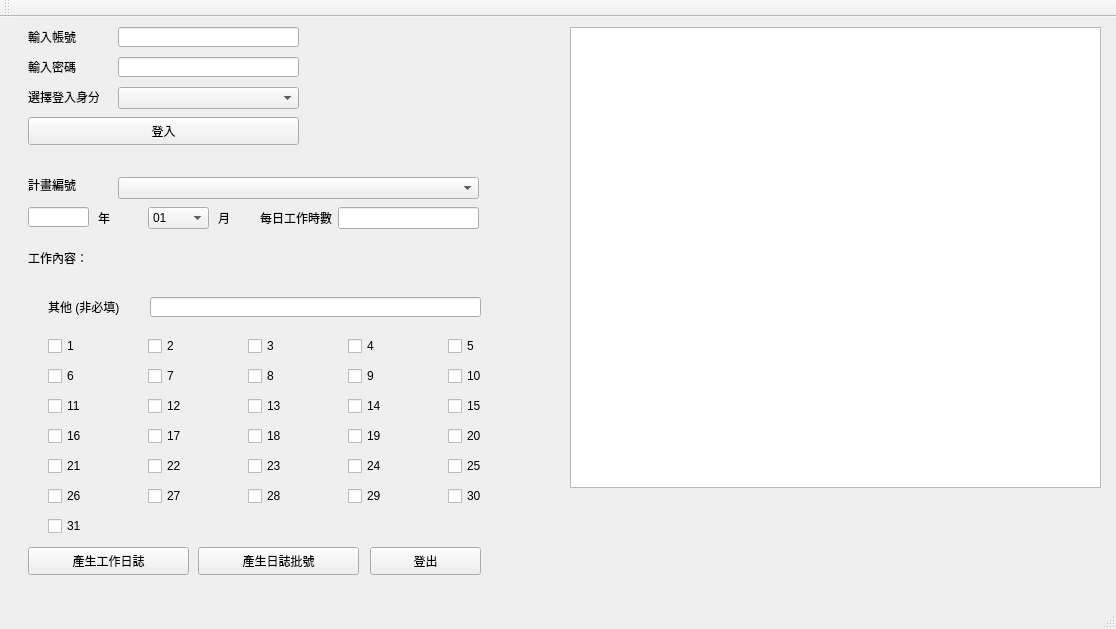
<?xml version="1.0" encoding="UTF-8"?>
<ui version="4.0">
 <class>MainWindow</class>
 <widget class="QMainWindow" name="MainWindow">
  <property name="geometry">
   <rect>
    <x>0</x>
    <y>0</y>
    <width>1116</width>
    <height>629</height>
   </rect>
  </property>
  <property name="windowTitle">
   <string>CCU Salary     by toothpick</string>
  </property>
  <widget class="QWidget" name="centralWidget">
   <widget class="QTextBrowser" name="textBrowser">
    <property name="geometry">
     <rect>
      <x>570</x>
      <y>10</y>
      <width>531</width>
      <height>461</height>
     </rect>
    </property>
   </widget>
   <widget class="QLineEdit" name="account">
    <property name="geometry">
     <rect>
      <x>118</x>
      <y>10</y>
      <width>181</width>
      <height>20</height>
     </rect>
    </property>
    <property name="locale">
     <locale language="English" country="UnitedStates"/>
    </property>
   </widget>
   <widget class="QLineEdit" name="password">
    <property name="geometry">
     <rect>
      <x>118</x>
      <y>40</y>
      <width>181</width>
      <height>20</height>
     </rect>
    </property>
    <property name="locale">
     <locale language="English" country="UnitedStates"/>
    </property>
    <property name="echoMode">
     <enum>QLineEdit::Password</enum>
    </property>
   </widget>
   <widget class="QComboBox" name="identity">
    <property name="geometry">
     <rect>
      <x>118</x>
      <y>70</y>
      <width>181</width>
      <height>22</height>
     </rect>
    </property>
   </widget>
   <widget class="QLabel" name="label">
    <property name="geometry">
     <rect>
      <x>28</x>
      <y>10</y>
      <width>81</width>
      <height>20</height>
     </rect>
    </property>
    <property name="text">
     <string>輸入帳號</string>
    </property>
   </widget>
   <widget class="QLabel" name="label_2">
    <property name="geometry">
     <rect>
      <x>28</x>
      <y>40</y>
      <width>71</width>
      <height>20</height>
     </rect>
    </property>
    <property name="text">
     <string>輸入密碼</string>
    </property>
   </widget>
   <widget class="QLabel" name="label_3">
    <property name="geometry">
     <rect>
      <x>28</x>
      <y>70</y>
      <width>71</width>
      <height>20</height>
     </rect>
    </property>
    <property name="text">
     <string>選擇登入身分</string>
    </property>
   </widget>
   <widget class="QLabel" name="lable_4">
    <property name="geometry">
     <rect>
      <x>28</x>
      <y>160</y>
      <width>81</width>
      <height>16</height>
     </rect>
    </property>
    <property name="text">
     <string>計畫編號</string>
    </property>
   </widget>
   <widget class="QLabel" name="label_4">
    <property name="enabled">
     <bool>true</bool>
    </property>
    <property name="geometry">
     <rect>
      <x>98</x>
      <y>190</y>
      <width>31</width>
      <height>21</height>
     </rect>
    </property>
    <property name="text">
     <string>年</string>
    </property>
   </widget>
   <widget class="QLineEdit" name="year">
    <property name="geometry">
     <rect>
      <x>28</x>
      <y>190</y>
      <width>61</width>
      <height>20</height>
     </rect>
    </property>
   </widget>
   <widget class="QLabel" name="label_5">
    <property name="geometry">
     <rect>
      <x>218</x>
      <y>190</y>
      <width>31</width>
      <height>21</height>
     </rect>
    </property>
    <property name="text">
     <string>月</string>
    </property>
   </widget>
   <widget class="QCheckBox" name="checkBox">
    <property name="geometry">
     <rect>
      <x>48</x>
      <y>320</y>
      <width>75</width>
      <height>18</height>
     </rect>
    </property>
    <property name="text">
     <string>1</string>
    </property>
   </widget>
   <widget class="QCheckBox" name="checkBox_2">
    <property name="geometry">
     <rect>
      <x>148</x>
      <y>320</y>
      <width>75</width>
      <height>18</height>
     </rect>
    </property>
    <property name="text">
     <string>2</string>
    </property>
   </widget>
   <widget class="QCheckBox" name="checkBox_3">
    <property name="geometry">
     <rect>
      <x>248</x>
      <y>320</y>
      <width>75</width>
      <height>18</height>
     </rect>
    </property>
    <property name="text">
     <string>3</string>
    </property>
   </widget>
   <widget class="QCheckBox" name="checkBox_4">
    <property name="geometry">
     <rect>
      <x>348</x>
      <y>320</y>
      <width>75</width>
      <height>18</height>
     </rect>
    </property>
    <property name="text">
     <string>4</string>
    </property>
   </widget>
   <widget class="QCheckBox" name="checkBox_5">
    <property name="geometry">
     <rect>
      <x>448</x>
      <y>320</y>
      <width>75</width>
      <height>18</height>
     </rect>
    </property>
    <property name="text">
     <string>5</string>
    </property>
   </widget>
   <widget class="QCheckBox" name="checkBox_6">
    <property name="geometry">
     <rect>
      <x>48</x>
      <y>350</y>
      <width>75</width>
      <height>18</height>
     </rect>
    </property>
    <property name="text">
     <string>6</string>
    </property>
   </widget>
   <widget class="QCheckBox" name="checkBox_7">
    <property name="geometry">
     <rect>
      <x>148</x>
      <y>350</y>
      <width>75</width>
      <height>18</height>
     </rect>
    </property>
    <property name="text">
     <string>7</string>
    </property>
   </widget>
   <widget class="QCheckBox" name="checkBox_8">
    <property name="geometry">
     <rect>
      <x>248</x>
      <y>350</y>
      <width>75</width>
      <height>18</height>
     </rect>
    </property>
    <property name="text">
     <string>8</string>
    </property>
   </widget>
   <widget class="QCheckBox" name="checkBox_9">
    <property name="geometry">
     <rect>
      <x>348</x>
      <y>350</y>
      <width>75</width>
      <height>18</height>
     </rect>
    </property>
    <property name="text">
     <string>9</string>
    </property>
   </widget>
   <widget class="QCheckBox" name="checkBox_10">
    <property name="geometry">
     <rect>
      <x>448</x>
      <y>350</y>
      <width>75</width>
      <height>18</height>
     </rect>
    </property>
    <property name="text">
     <string>10</string>
    </property>
   </widget>
   <widget class="QCheckBox" name="checkBox_11">
    <property name="geometry">
     <rect>
      <x>48</x>
      <y>380</y>
      <width>75</width>
      <height>18</height>
     </rect>
    </property>
    <property name="text">
     <string>11</string>
    </property>
   </widget>
   <widget class="QCheckBox" name="checkBox_12">
    <property name="geometry">
     <rect>
      <x>148</x>
      <y>380</y>
      <width>75</width>
      <height>18</height>
     </rect>
    </property>
    <property name="text">
     <string>12</string>
    </property>
   </widget>
   <widget class="QCheckBox" name="checkBox_13">
    <property name="geometry">
     <rect>
      <x>248</x>
      <y>380</y>
      <width>75</width>
      <height>18</height>
     </rect>
    </property>
    <property name="text">
     <string>13</string>
    </property>
   </widget>
   <widget class="QCheckBox" name="checkBox_14">
    <property name="geometry">
     <rect>
      <x>348</x>
      <y>380</y>
      <width>75</width>
      <height>18</height>
     </rect>
    </property>
    <property name="text">
     <string>14</string>
    </property>
   </widget>
   <widget class="QCheckBox" name="checkBox_15">
    <property name="geometry">
     <rect>
      <x>448</x>
      <y>380</y>
      <width>75</width>
      <height>18</height>
     </rect>
    </property>
    <property name="text">
     <string>15</string>
    </property>
   </widget>
   <widget class="QCheckBox" name="checkBox_16">
    <property name="geometry">
     <rect>
      <x>48</x>
      <y>410</y>
      <width>75</width>
      <height>18</height>
     </rect>
    </property>
    <property name="text">
     <string>16</string>
    </property>
   </widget>
   <widget class="QCheckBox" name="checkBox_17">
    <property name="geometry">
     <rect>
      <x>148</x>
      <y>410</y>
      <width>75</width>
      <height>18</height>
     </rect>
    </property>
    <property name="text">
     <string>17</string>
    </property>
   </widget>
   <widget class="QCheckBox" name="checkBox_18">
    <property name="geometry">
     <rect>
      <x>248</x>
      <y>410</y>
      <width>75</width>
      <height>18</height>
     </rect>
    </property>
    <property name="text">
     <string>18</string>
    </property>
   </widget>
   <widget class="QCheckBox" name="checkBox_19">
    <property name="geometry">
     <rect>
      <x>348</x>
      <y>410</y>
      <width>75</width>
      <height>18</height>
     </rect>
    </property>
    <property name="text">
     <string>19</string>
    </property>
   </widget>
   <widget class="QCheckBox" name="checkBox_20">
    <property name="geometry">
     <rect>
      <x>448</x>
      <y>410</y>
      <width>75</width>
      <height>18</height>
     </rect>
    </property>
    <property name="text">
     <string>20</string>
    </property>
   </widget>
   <widget class="QCheckBox" name="checkBox_21">
    <property name="geometry">
     <rect>
      <x>48</x>
      <y>440</y>
      <width>75</width>
      <height>18</height>
     </rect>
    </property>
    <property name="text">
     <string>21</string>
    </property>
   </widget>
   <widget class="QCheckBox" name="checkBox_22">
    <property name="geometry">
     <rect>
      <x>148</x>
      <y>440</y>
      <width>75</width>
      <height>18</height>
     </rect>
    </property>
    <property name="text">
     <string>22</string>
    </property>
   </widget>
   <widget class="QCheckBox" name="checkBox_23">
    <property name="geometry">
     <rect>
      <x>248</x>
      <y>440</y>
      <width>75</width>
      <height>18</height>
     </rect>
    </property>
    <property name="text">
     <string>23</string>
    </property>
   </widget>
   <widget class="QCheckBox" name="checkBox_24">
    <property name="geometry">
     <rect>
      <x>348</x>
      <y>440</y>
      <width>75</width>
      <height>18</height>
     </rect>
    </property>
    <property name="text">
     <string>24</string>
    </property>
   </widget>
   <widget class="QCheckBox" name="checkBox_25">
    <property name="geometry">
     <rect>
      <x>448</x>
      <y>440</y>
      <width>75</width>
      <height>18</height>
     </rect>
    </property>
    <property name="text">
     <string>25</string>
    </property>
   </widget>
   <widget class="QCheckBox" name="checkBox_26">
    <property name="geometry">
     <rect>
      <x>48</x>
      <y>470</y>
      <width>75</width>
      <height>18</height>
     </rect>
    </property>
    <property name="text">
     <string>26</string>
    </property>
   </widget>
   <widget class="QCheckBox" name="checkBox_27">
    <property name="geometry">
     <rect>
      <x>148</x>
      <y>470</y>
      <width>75</width>
      <height>18</height>
     </rect>
    </property>
    <property name="text">
     <string>27</string>
    </property>
   </widget>
   <widget class="QCheckBox" name="checkBox_28">
    <property name="geometry">
     <rect>
      <x>248</x>
      <y>470</y>
      <width>75</width>
      <height>18</height>
     </rect>
    </property>
    <property name="text">
     <string>28</string>
    </property>
   </widget>
   <widget class="QCheckBox" name="checkBox_29">
    <property name="geometry">
     <rect>
      <x>348</x>
      <y>470</y>
      <width>75</width>
      <height>18</height>
     </rect>
    </property>
    <property name="text">
     <string>29</string>
    </property>
   </widget>
   <widget class="QCheckBox" name="checkBox_30">
    <property name="geometry">
     <rect>
      <x>448</x>
      <y>470</y>
      <width>75</width>
      <height>18</height>
     </rect>
    </property>
    <property name="text">
     <string>30</string>
    </property>
   </widget>
   <widget class="QCheckBox" name="checkBox_31">
    <property name="geometry">
     <rect>
      <x>48</x>
      <y>500</y>
      <width>75</width>
      <height>18</height>
     </rect>
    </property>
    <property name="text">
     <string>31</string>
    </property>
   </widget>
   <widget class="QLabel" name="label_6">
    <property name="geometry">
     <rect>
      <x>260</x>
      <y>190</y>
      <width>81</width>
      <height>21</height>
     </rect>
    </property>
    <property name="text">
     <string>每日工作時數</string>
    </property>
    <property name="textFormat">
     <enum>Qt::PlainText</enum>
    </property>
   </widget>
   <widget class="QLineEdit" name="workHours">
    <property name="geometry">
     <rect>
      <x>338</x>
      <y>190</y>
      <width>141</width>
      <height>22</height>
     </rect>
    </property>
   </widget>
   <widget class="QLabel" name="label_7">
    <property name="geometry">
     <rect>
      <x>28</x>
      <y>230</y>
      <width>71</width>
      <height>21</height>
     </rect>
    </property>
    <property name="text">
     <string>工作內容：</string>
    </property>
   </widget>
   <widget class="QLineEdit" name="workIn">
    <property name="geometry">
     <rect>
      <x>150</x>
      <y>280</y>
      <width>331</width>
      <height>20</height>
     </rect>
    </property>
   </widget>
   <widget class="QComboBox" name="planNumComboBox">
    <property name="geometry">
     <rect>
      <x>118</x>
      <y>160</y>
      <width>361</width>
      <height>22</height>
     </rect>
    </property>
   </widget>
   <widget class="QComboBox" name="month">
    <property name="geometry">
     <rect>
      <x>148</x>
      <y>190</y>
      <width>61</width>
      <height>22</height>
     </rect>
    </property>
    <item>
     <property name="text">
      <string>01</string>
     </property>
    </item>
    <item>
     <property name="text">
      <string>02</string>
     </property>
    </item>
    <item>
     <property name="text">
      <string>03</string>
     </property>
    </item>
    <item>
     <property name="text">
      <string>04</string>
     </property>
    </item>
    <item>
     <property name="text">
      <string>05</string>
     </property>
    </item>
    <item>
     <property name="text">
      <string>06</string>
     </property>
    </item>
    <item>
     <property name="text">
      <string>07</string>
     </property>
    </item>
    <item>
     <property name="text">
      <string>08</string>
     </property>
    </item>
    <item>
     <property name="text">
      <string>09</string>
     </property>
    </item>
    <item>
     <property name="text">
      <string>10</string>
     </property>
    </item>
    <item>
     <property name="text">
      <string>11</string>
     </property>
    </item>
    <item>
     <property name="text">
      <string>12</string>
     </property>
    </item>
   </widget>
   <widget class="QPushButton" name="loginButton">
    <property name="geometry">
     <rect>
      <x>28</x>
      <y>100</y>
      <width>271</width>
      <height>28</height>
     </rect>
    </property>
    <property name="text">
     <string>登入</string>
    </property>
    <property name="autoDefault">
     <bool>true</bool>
    </property>
   </widget>
   <widget class="QPushButton" name="createLogs">
    <property name="geometry">
     <rect>
      <x>28</x>
      <y>530</y>
      <width>161</width>
      <height>28</height>
     </rect>
    </property>
    <property name="text">
     <string>產生工作日誌</string>
    </property>
    <property name="autoDefault">
     <bool>true</bool>
    </property>
   </widget>
   <widget class="QPushButton" name="createPrintButton">
    <property name="geometry">
     <rect>
      <x>198</x>
      <y>530</y>
      <width>161</width>
      <height>28</height>
     </rect>
    </property>
    <property name="text">
     <string>產生日誌批號</string>
    </property>
    <property name="autoDefault">
     <bool>true</bool>
    </property>
   </widget>
   <widget class="QPushButton" name="logOutButton">
    <property name="geometry">
     <rect>
      <x>370</x>
      <y>530</y>
      <width>111</width>
      <height>28</height>
     </rect>
    </property>
    <property name="text">
     <string>登出</string>
    </property>
    <property name="autoDefault">
     <bool>true</bool>
    </property>
   </widget>
   <widget class="QLabel" name="label_8">
    <property name="geometry">
     <rect>
      <x>48</x>
      <y>280</y>
      <width>71</width>
      <height>20</height>
     </rect>
    </property>
    <property name="text">
     <string>其他 (非必填)</string>
    </property>
   </widget>
  </widget>
  <widget class="QMenuBar" name="menuBar">
   <property name="geometry">
    <rect>
     <x>0</x>
     <y>0</y>
     <width>1116</width>
     <height>17</height>
    </rect>
   </property>
  </widget>
  <widget class="QToolBar" name="mainToolBar">
   <attribute name="toolBarArea">
    <enum>TopToolBarArea</enum>
   </attribute>
   <attribute name="toolBarBreak">
    <bool>false</bool>
   </attribute>
  </widget>
  <widget class="QStatusBar" name="statusBar"/>
 </widget>
 <layoutdefault spacing="6" margin="11"/>
 <tabstops>
  <tabstop>account</tabstop>
  <tabstop>password</tabstop>
  <tabstop>identity</tabstop>
  <tabstop>loginButton</tabstop>
  <tabstop>planNumComboBox</tabstop>
  <tabstop>year</tabstop>
  <tabstop>month</tabstop>
  <tabstop>workHours</tabstop>
  <tabstop>workIn</tabstop>
  <tabstop>createLogs</tabstop>
  <tabstop>createPrintButton</tabstop>
  <tabstop>textBrowser</tabstop>
  <tabstop>logOutButton</tabstop>
  <tabstop>checkBox</tabstop>
  <tabstop>checkBox_2</tabstop>
  <tabstop>checkBox_3</tabstop>
  <tabstop>checkBox_4</tabstop>
  <tabstop>checkBox_5</tabstop>
  <tabstop>checkBox_6</tabstop>
  <tabstop>checkBox_7</tabstop>
  <tabstop>checkBox_8</tabstop>
  <tabstop>checkBox_16</tabstop>
  <tabstop>checkBox_17</tabstop>
  <tabstop>checkBox_18</tabstop>
  <tabstop>checkBox_19</tabstop>
  <tabstop>checkBox_20</tabstop>
  <tabstop>checkBox_21</tabstop>
  <tabstop>checkBox_22</tabstop>
  <tabstop>checkBox_23</tabstop>
  <tabstop>checkBox_24</tabstop>
  <tabstop>checkBox_25</tabstop>
  <tabstop>checkBox_26</tabstop>
  <tabstop>checkBox_27</tabstop>
  <tabstop>checkBox_28</tabstop>
  <tabstop>checkBox_29</tabstop>
  <tabstop>checkBox_30</tabstop>
  <tabstop>checkBox_31</tabstop>
  <tabstop>checkBox_11</tabstop>
  <tabstop>checkBox_12</tabstop>
  <tabstop>checkBox_13</tabstop>
  <tabstop>checkBox_14</tabstop>
  <tabstop>checkBox_10</tabstop>
  <tabstop>checkBox_15</tabstop>
  <tabstop>checkBox_9</tabstop>
 </tabstops>
 <resources/>
 <connections/>
</ui>
